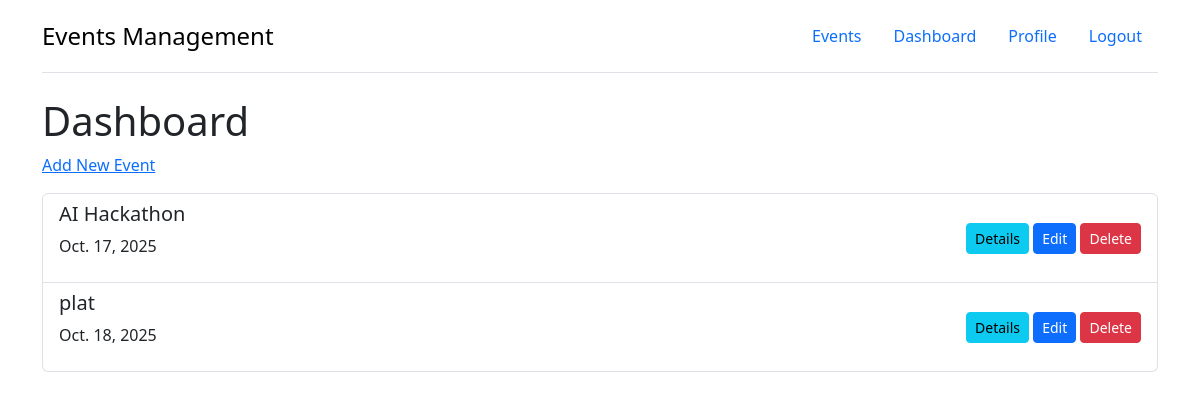
The app's page /dash/ (signed in) with its own data.
### events/models.py (models this page shows, shortened)
class Event(models.Model):
    EVENT_STATUS_CHOICES = [
        ('upcoming', 'upcoming'),
        ('ongoing', 'ongoing'),
        ('completed', 'completed')
    ]
    name = models.CharField(max_length=100)
    description = models.TextField()
    date = models.DateField()
    start_time = models.TimeField()
    end_time = models.TimeField()
    is_public = models.BooleanField(default=False)
    location = models.CharField(max_length=100, blank=True, null=True)
    max_participants = models.PositiveIntegerField()
    organizer = models.ForeignKey(
        User, on_delete=models.CASCADE, related_name='organized_events')
    venue = models.ForeignKey(
        Venue, on_delete=models.CASCADE, related_name='events')
    pub_date = models.TimeField(default=now)
    status = models.CharField(
        max_length=10, choices=EVENT_STATUS_CHOICES, default="upcoming")

### events/views.py (the view)
# urls.py: path("dash/", views.DashView.as_view(), name="dash"),
class DashView(LoginRequiredMixin, generic.ListView):
    login_url = "/login/"
    template_name = "events/dashboard.html"
    context_object_name = "events_list"
    def get_queryset(self):
        return Event.objects.filter(organizer=self.request.user).order_by("-pub_date")

### events/templates/events/dashboard.html (shortened to what this page needs)
{% extends "events/base.html" %}
{% block content %}
<h1>Dashboard</h1>
<a href="/add-event">Add New Event</a>
<ul class="list-group mt-3">
  {% for event in events_list %}
  <li class="list-group-item d-flex justify-content-between align-items-center">
    <div>
      <h5>{{ event.name }}</h5>
      <p>{{ event.date }}</p>
    </div>
    <div>
      <a href="{% url 'details' event.id %}" class="btn btn-info btn-sm"
        >Details</a
      >
      <a href="{% url 'edit_event' event.id %}" class="btn btn-primary btn-sm"
        >Edit</a
      >
      <form
        action="{% url 'delete_event' event.id %}?next={{ request.path }}"
        method="POST"
        style="display: inline"
      >
        <button
          type="submit"
          class="btn btn-danger btn-sm"
          onclick="return confirm('Are you sure you want to delete this event?');"
        >
          Delete
        </button>
      </form>
    </div>
  </li>
  {% empty %}
  <p class="text-muted">You have not created any events yet.</p>
  {% endfor %}
</ul>
{% endblock %}

### records on screen
Event: name "AI Hackathon", date "Oct. 17, 2025"
Event: name "plat", date "Oct. 18, 2025"
